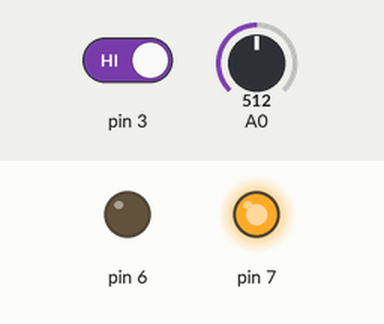
This sketch was run on a simulated Arduino Uno, built with avr-gcc and run on an emulated ATmega328P. Parts: output pins drawn as LEDs (lit = HIGH). The test bench sets the inputs (shaded band); at power-on: A0 = 512, pin 3 HIGH. What the sketch prints to the serial monitor is not drawn.

Above: at 1.2 s.
1.3 s: A0 set to 107
2.8 s: A0 set to 92
At 3.8 s:
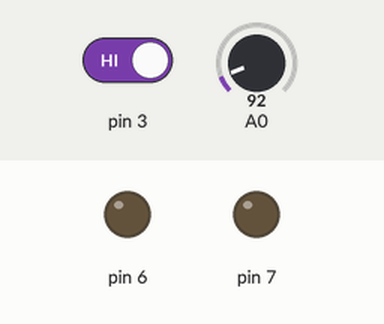
4.3 s: A0 set to 110
At 5.0 s:
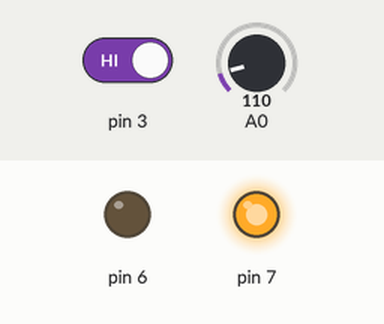
5.8 s: pin 3 driven LOW
At 6.1 s:
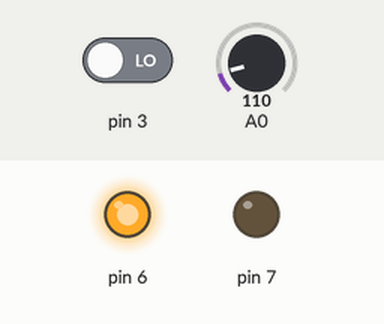
7.3 s: pin 3 driven HIGH
At 8.5 s:
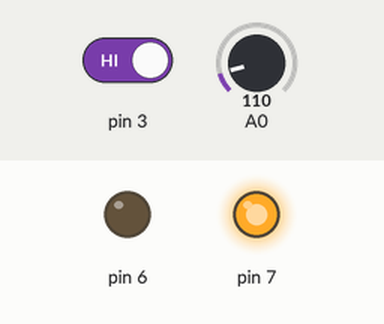
Timing chart, 0 to 9.8 s (numbered marks = the images above; inputs shaded):
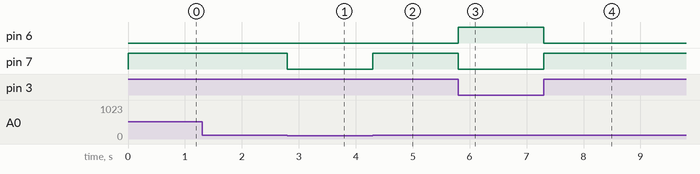

The sketch:

test.ino
```cpp
void setup() {

  pinMode(3, INPUT);
  pinMode(6, OUTPUT);
  pinMode(7, OUTPUT);
  pinMode(A0, INPUT);
  Serial.begin(9600);
  }

void loop() {
  if (digitalRead(3) == 0 && analogRead(A0) > 100) {
    digitalWrite(6, HIGH);

  }
  else {
    digitalWrite(6, LOW);

  }

  if (digitalRead(3) == 1 && analogRead(A0) > 100 ) {
    digitalWrite(7, HIGH);
  }
    else {
      digitalWrite(7, LOW);
    }
    Serial.println(digitalRead(3));
  }
```

Measured:
- the behaviour switches between 101 and 100 on A0 (found by bisection; images 0 and 1)
- after the input at 2.8 s, pin 7: HIGH → LOW at once
- after the input at 4.3 s, pin 7: LOW → HIGH at once
- after the input at 5.8 s, pin 6: LOW → HIGH at once; pin 7: HIGH → LOW at once
- after the input at 7.3 s, pin 6: HIGH → LOW at once; pin 7: LOW → HIGH at once
